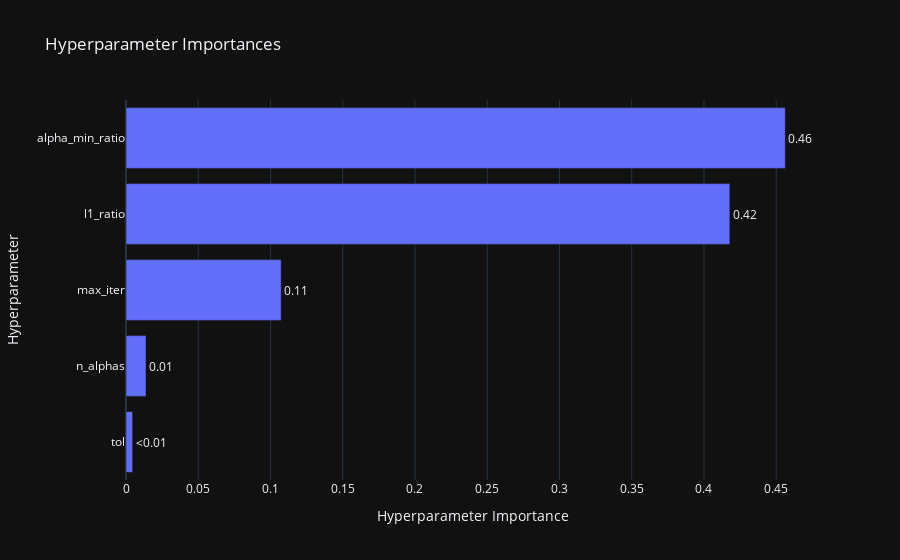

The notebook cell this image was saved under:
### Code cell
fig = plot_param_importances(study)
fig.show()

### Figure 1 — Plotly figure (JSON) as saved in the notebook; plotly's stock layout.template omitted (floating-point values rounded to 4 significant figures)
{"data": [{"cliponaxis": false, "hovertemplate": ["tol (FloatDistribution): 0.004579808799879696<extra></extra>", "n_alphas (IntDistribution): 0.01385439217272649<extra></extra>", "max_iter (IntDistribution): 0.1073981604713377<extra></extra>", "l1_ratio (FloatDistribution): 0.4178878985887697<extra></extra>", "alpha_min_ratio (FloatDistribution): 0.4562797399672864<extra></extra>"], "name": "Objective Value", "orientation": "h", "text": ["<0.01", "0.01", "0.11", "0.42", "0.46"], "textposition": "outside", "x": [0.00458, 0.01385, 0.1074, 0.4179, 0.4563], "y": ["tol", "n_alphas", "max_iter", "l1_ratio", "alpha_min_ratio"], "type": "bar"}], "layout": {"title": {"text": "Hyperparameter Importances"}, "xaxis": {"title": {"text": "Hyperparameter Importance"}}, "yaxis": {"title": {"text": "Hyperparameter"}}}}
